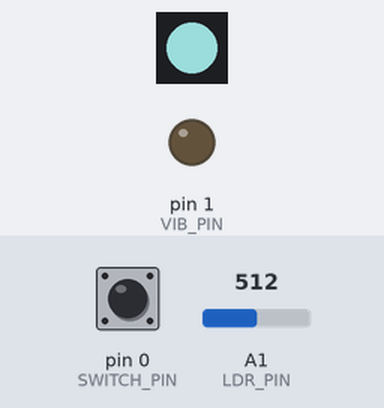
A sketch run on a simulated Arduino Uno, built with avr-gcc and run on an emulated ATmega328P. Shown: 1 RGB LEDs in strip order, left to right, output pins drawn as LEDs (lit = HIGH). The test bench sets the inputs (shaded band); at power-on: A1 (LDR_PIN) = 512, pin 0 (SWITCH_PIN) LOW. Dim RGB values are drawn brighter than linear; the strip is taken to match the declared colour order.

Above: at 3.2 s.
3.3 s: A1 (LDR_PIN) set to 306
At 4.0 s:
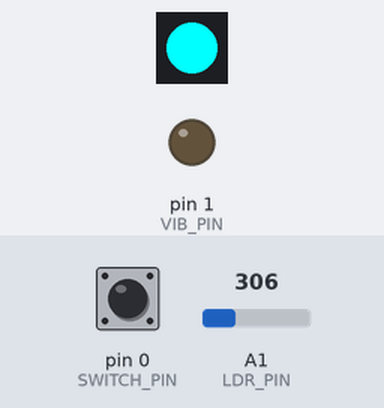
4.8 s: pin 0 (SWITCH_PIN) pulled HIGH for 0.15 s
At 4.89 s:
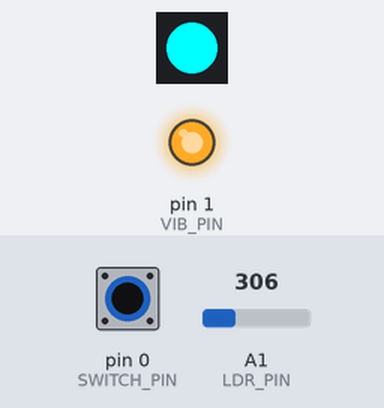
6.4 s: A1 (LDR_PIN) set to 511
At 7.2 s:
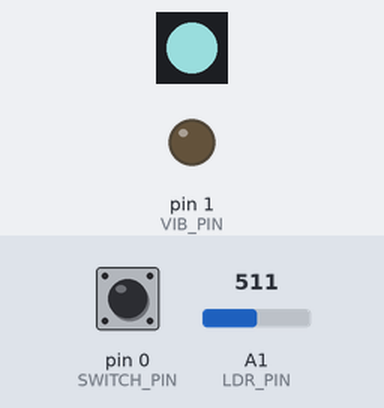
7.9 s: pin 0 (SWITCH_PIN) pulled HIGH for 1 s
At 8.7 s:
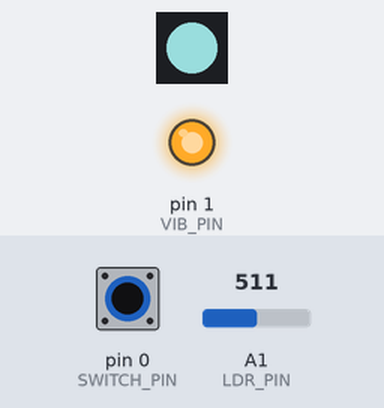
10.4 s: pin 0 (SWITCH_PIN) pulled HIGH for 3.2 s
At 14.3 s:
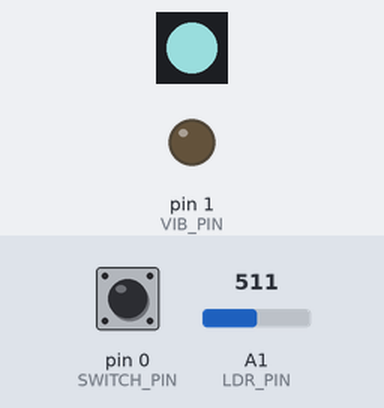
15.1 s: A1 (LDR_PIN) set to 716
At 15.8 s:
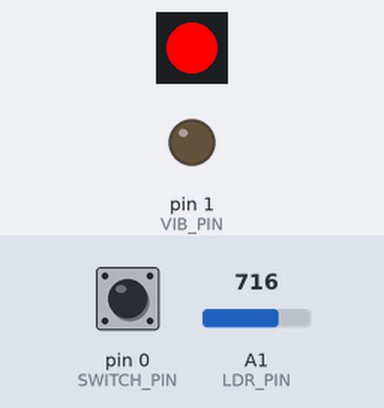
Timing chart, 0 to 17.6 s (numbered marks = the images above; inputs shaded):
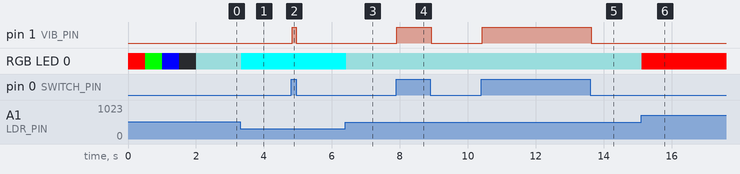

The sketch:

TinyEverything.ino
```cpp
/*
 * Control LED with Light Sensor
 * Control Vibro Motor with Switch
 *
 * Connect analog sensor to A1 (PIN 2), switch to PIN 1
 * connect PIN 3 to the data pin of the neopixel, connect PIN 0 to the
 * red wire of the vibro motor.
 */

#include <Adafruit_NeoPixel.h>

#define VIB_PIN       1
#define SWITCH_PIN    0
#define LDR_PIN       A1      // PIN 2, aka analog1
#define PIXEL_PIN     3
#define NUM_PIXELS    1       // number of neopixels attached

Adafruit_NeoPixel pixels = Adafruit_NeoPixel(NUM_PIXELS, PIXEL_PIN, NEO_RGB + NEO_KHZ800);

void setup() {
  pinMode(VIB_PIN, OUTPUT);
  pinMode(SWITCH_PIN, INPUT);
  pinMode(LDR_PIN, INPUT);
  pixels.begin(); // initializes the neopixel data pin

  // Do a little test of the Neopixel colors
  pixels.setPixelColor(0, pixels.Color(255, 0, 0));
  pixels.show();
  delay(500);
  pixels.setPixelColor(0, pixels.Color(0, 255, 0));
  pixels.show();
  delay(500);
  pixels.setPixelColor(0, pixels.Color(0, 0, 255));
  pixels.show();
  delay(500);
  pixels.setPixelColor(0, 0);
  pixels.show();
  delay(500);
}

void loop() {
  int analog_value, switch_value;
  int red, green, blue;
  analog_value = analogRead(LDR_PIN);
  delay(5);
  switch_value = digitalRead(SWITCH_PIN);
  delay(5); // quick delay for stability

  if(switch_value == 1) {
    digitalWrite(VIB_PIN, 1);
  } else {
    digitalWrite(VIB_PIN, 0);
  }

  // map red green blue values depending on light level
  // analog input is somewhere between 380 (darkness) and 700 (bright light), but you can play with these values
  // flipping the values reverses the mapping, so that 700 maps to 0 and 380 maps to 255
  red = constrain(map(analog_value, 380, 700, 0, 255), 0, 255);    // red is on in full light and off in darkness
  blue = constrain(map(analog_value, 700, 380, 0, 255), 0, 255);   // blue and green light up in darkness
  green = constrain(map(analog_value, 700, 380, 0, 255), 0, 255);

  pixels.setPixelColor(0, pixels.Color(red, blue, green));
  pixels.show();

  delay(20);
}
```

Measured:
- after the input at 3.3 s, RGB LED 0: RGB(105, 149, 149) → RGB(0, 255, 255) at once
- after the input at 4.8 s, pin 1 (VIB_PIN): LOW → HIGH at once, → LOW 0.12 s later
- after the input at 6.4 s, RGB LED 0: RGB(0, 255, 255) → RGB(104, 150, 150) at once
- after the input at 7.9 s, pin 1 (VIB_PIN): LOW → HIGH at once, → LOW 1.0 s later
- after the input at 10.4 s, pin 1 (VIB_PIN): LOW → HIGH at once, → LOW 3.2 s later
- after the input at 15.1 s, RGB LED 0: RGB(104, 150, 150) → RGB(255, 0, 0) at once
